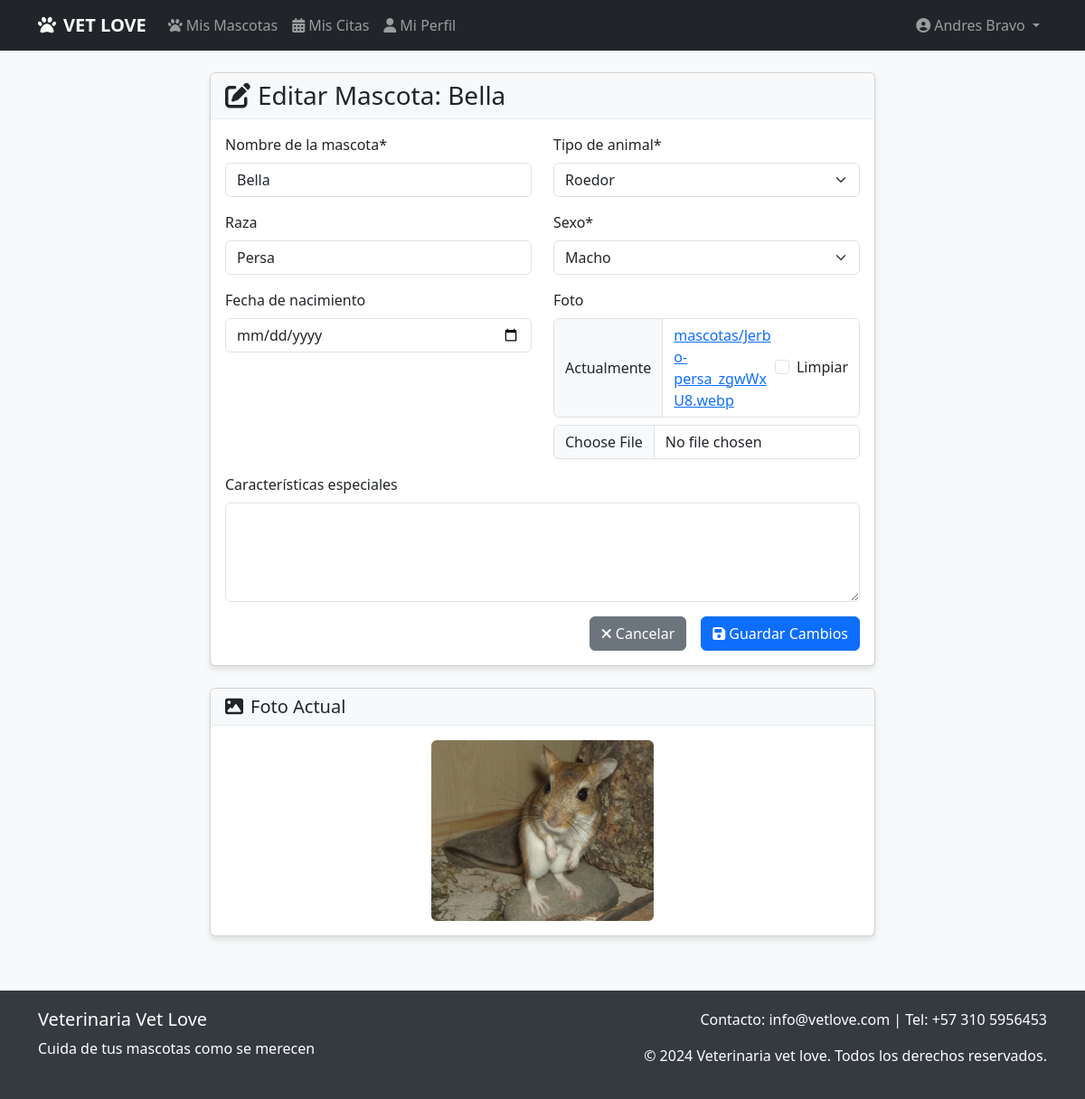
/mascotas/6/editar/ (signed in), run on the app's committed database.
### mascotas/models.py (models this page shows, shortened)
class Mascota(models.Model):
    TIPO_CHOICES = [
        ('perro', 'Perro'),
        ('gato', 'Gato'),
        ('ave', 'Ave'),
        ('roedor', 'Roedor'),
        ('reptil', 'Reptil'),
        ('otro', 'Otro'),
    ]
    SEXO_CHOICES = [
        ('macho', 'Macho'),
        ('hembra', 'Hembra'),
    ]
    nombre = models.CharField(max_length=100, verbose_name="Nombre")
    tipo = models.CharField(max_length=10, choices=TIPO_CHOICES, verbose_name="Tipo")
    raza = models.CharField(max_length=100, blank=True, verbose_name="Raza")
    sexo = models.CharField(max_length=10, choices=SEXO_CHOICES, verbose_name="Sexo")
    fecha_nacimiento = models.DateField(null=True, blank=True, verbose_name="Fecha de nacimiento")
    cliente = models.ForeignKey(Cliente, on_delete=models.CASCADE, related_name='mascotas', verbose_name="Cliente")
    foto = models.ImageField(upload_to='mascotas/', null=True, blank=True, verbose_name="Foto")
    caracteristicas = models.TextField(blank=True, verbose_name="Características")
    fecha_registro = models.DateTimeField(auto_now_add=True, verbose_name="Fecha de registro")
    class Meta:
        verbose_name = "Mascota"
        verbose_name_plural = "Mascotas"
        ordering = ['nombre']

### mascotas/views.py (the view)
# urls.py: path('<int:mascota_id>/editar/', views.editar_mascota, name='editar_mascota'),
@login_required
def editar_mascota(request, mascota_id):
    mascota = get_object_or_404(Mascota, id=mascota_id)
    if not hasattr(request.user, 'cliente') or mascota.cliente != request.user.cliente:
        return HttpResponseForbidden("No tienes permiso para editar esta mascota")
    if request.method == 'POST':
        form = MascotaForm(request.POST, request.FILES, instance=mascota)
        if form.is_valid():
            form.save()
            messages.success(request, f'La información de {mascota.nombre} ha sido actualizada.')
            return redirect('mascotas:detalle_mascota', mascota_id=mascota.id)
    else:
        form = MascotaForm(instance=mascota)
    return render(request, 'mascotas/editar_mascota.html', {'form': form, 'mascota': mascota})

### mascotas/forms.py
class MascotaForm(forms.ModelForm):
    class Meta:
        model = Mascota
        fields = ['nombre', 'tipo', 'raza', 'sexo', 'fecha_nacimiento', 'foto', 'caracteristicas']
        widgets = {
            'fecha_nacimiento': forms.DateInput(attrs={'type': 'date'}),
            'caracteristicas': forms.Textarea(attrs={'rows': 4}),
        }
        labels = {
            'nombre': 'Nombre de la mascota',
            'tipo': 'Tipo de animal',
            'raza': 'Raza',
            'sexo': 'Sexo',
            'fecha_nacimiento': 'Fecha de nacimiento',
            'foto': 'Foto',
            'caracteristicas': 'Características especiales',
        }

### mascotas/templates/mascotas/editar_mascota.html (shortened to what this page needs)
{% extends 'base.html' %}
{% load crispy_forms_tags %}
{% block content %}
<div class="row justify-content-center">
    <div class="col-md-8">
        <div class="card">
            <div class="card-header">
                <h3 class="card-title mb-0">
                    <i class="fas fa-edit me-2"></i>Editar Mascota: {{ mascota.nombre }}
                </h3>
            </div>
            <div class="card-body">
                <form method="post" enctype="multipart/form-data">
                    <div class="row">
                        <div class="col-md-6">
                            <div class="mb-3">
                                {{ form.nombre|as_crispy_field }}
                            </div>
                        </div>
                        <div class="col-md-6">
                            <div class="mb-3">
                                {{ form.tipo|as_crispy_field }}
                            </div>
                        </div>
                    </div>
                    <div class="row">
                        <div class="col-md-6">
                            <div class="mb-3">
                                {{ form.raza|as_crispy_field }}
                            </div>
                        </div>
                        <div class="col-md-6">
                            <div class="mb-3">
                                {{ form.sexo|as_crispy_field }}
                            </div>
                        </div>
                    </div>
                    <div class="row">
                        <div class="col-md-6">
                            <div class="mb-3">
                                {{ form.fecha_nacimiento|as_crispy_field }}
                            </div>
                        </div>
                        <div class="col-md-6">
                            <div class="mb-3">
                                {{ form.foto|as_crispy_field }}
                            </div>
                        </div>
                    </div>
                    <div class="mb-3">
                        {{ form.caracteristicas|as_crispy_field }}
                    </div>
                    <div class="d-grid gap-2 d-md-flex justify-content-md-end">
                        <a href="{% url 'mascotas:detalle_mascota' mascota.id %}" class="btn btn-secondary me-md-2">
                            <i class="fas fa-times me-1"></i>Cancelar
                        </a>
                        <button type="submit" class="btn btn-primary">
                            <i class="fas fa-save me-1"></i>Guardar Cambios
                        </button>
                    </div>
                </form>
            </div>
        </div>
        {% if mascota.foto %}
        <div class="card mt-4">
            <div class="card-header">
                <h5 class="mb-0"><i class="fas fa-image me-2"></i>Foto Actual</h5>
            </div>
            <div class="card-body text-center">
                <img src="{{ mascota.foto.url }}" alt="{{ mascota.nombre }}" class="img-fluid rounded" style="max-height: 200px;">
            </div>
        </div>
        {% endif %}
    </div>
</div>
{% endblock %}

### templates/base.html (shortened to what this page needs)
<!DOCTYPE html>
<html lang="es">
<head>
    <link href="https://cdn.jsdelivr.net/npm/bootstrap@5.3.0/dist/css/bootstrap.min.css" rel="stylesheet">
    <link rel="stylesheet" href="https://cdnjs.cloudflare.com/ajax/libs/font-awesome/6.4.0/css/all.min.css">
</head>
<body>
    <nav class="navbar navbar-expand-lg navbar-dark {% if user.is_staff %}admin-nav{% else %}bg-dark{% endif %} fixed-top">
        <div class="container">
           <a class="navbar-brand" href="{% url 'home' %}">
                <i class="fas fa-paw me-2"></i>VET LOVE
           </a>
            <div class="collapse navbar-collapse" id="navbarNav">
                <ul class="navbar-nav me-auto">
                    {% if user.is_staff %}
                    <li class="nav-item">
                        <a class="nav-link" href="{% url 'administracion:dashboard_admin' %}">
                            <i class="fas fa-tachometer-alt me-1"></i>Dashboard
                        </a>
                    </li>
                    <li class="nav-item">
                        <a class="nav-link" href="{% url 'admin:index' %}">
                            <i class="fas fa-cog me-1"></i>Panel Admin
                        </a>
                    </li>
                    <li class="nav-item">
                        <a class="nav-link" href="{% url 'admin:clientes_cliente_changelist' %}">
                            <i class="fas fa-users me-1"></i>Clientes
                        </a>
                    </li>
                    <li class="nav-item">
                        <a class="nav-link" href="{% url 'admin:mascotas_mascota_changelist' %}">
                            <i class="fas fa-paw me-1"></i>Mascotas
                        </a>
                    </li>
                    <li class="nav-item">
                        <a class="nav-link" href="{% url 'admin:citas_cita_changelist' %}">
                            <i class="fas fa-calendar-alt me-1"></i>Citas
                        </a>
                    </li>
                    {% else %}
                    <li class="nav-item">
                        <a class="nav-link" href="{% url 'mascotas:lista_mascotas' %}">
                            <i class="fas fa-paw me-1"></i>Mis Mascotas
                        </a>
                    </li>
                    <li class="nav-item">
                        <a class="nav-link" href="{% url 'citas:mis_citas' %}">
                            <i class="fas fa-calendar-alt me-1"></i>Mis Citas
                        </a>
                    </li>
                    <li class="nav-item">
                        <a class="nav-link" href="{% url 'clientes:perfil_cliente' %}">
                            <i class="fas fa-user me-1"></i>Mi Perfil
                        </a>
                    </li>
                    {% endif %}
                </ul>
                <ul class="navbar-nav">
                    {% if user.is_authenticated %}
                    <li class="nav-item dropdown">
                        <a class="nav-link dropdown-toggle" href="#" id="navbarDropdown" role="button" data-bs-toggle="dropdown">
                            <i class="fas fa-user-circle me-1"></i>{{ user.get_full_name|default:user.username }}
                        </a>
                    </li>
                    {% else %}
                    <li class="nav-item">
                        <a class="nav-link" href="{% url 'login' %}">
                            <i class="fas fa-sign-in-alt me-1"></i>Iniciar Sesión
                        </a>
                    </li>
                    {% endif %}
                </ul>
            </div>
        </div>
    </nav>
    <main class="container mt-4">
        {% block content %}
        {% endblock %}
    </main>
    <footer class="footer">
        <div class="container">
            <div class="row">
                <div class="col-md-6">
                    <h5>Veterinaria Vet Love</h5>
                    <p>Cuida de tus mascotas como se merecen</p>
                </div>
                <div class="col-md-6 text-md-end">
                    <p>Contacto: info@vetlove.com | Tel: +57 310 5956453</p>
                    <p>&copy; 2024 Veterinaria vet love. Todos los derechos reservados.</p>
                </div>
            </div>
        </div>
    </footer>
</body>
</html>

### templates/base.html (style rules this page uses)
body { background-color: #f8f9fa; padding-top: 56px; }
.navbar-brand { font-weight: bold; }
.footer { background-color: #343a40; color: white; padding: 20px 0; margin-top: 40px; }
.card { box-shadow: 0 4px 6px rgba(0, 0, 0, 0.1); margin-bottom: 20px; }
.card-header { background-color: #f8f9fa; border-bottom: 1px solid #e9ecef; }

### data on the page
Mascota: nombre "Bella", tipo "Roedor", raza "Persa", sexo "Macho", foto (picture)

### other printed values
{{ user.get_full_name|default:user.username }} "Andres Bravo"
